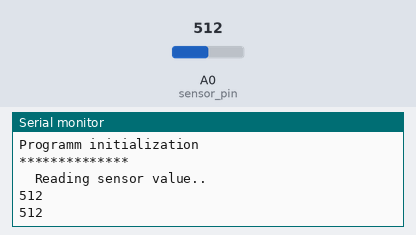
A sketch run on a simulated Arduino Uno, built with avr-gcc and run on an emulated ATmega328P. Shown: the last lines printed to the serial monitor. The inputs (shaded band) are chosen by the test bench; at power-on: A0 (sensor_pin) = 512.

Above: at 1.8 s.
1.9 s: A0 (sensor_pin) set to 716
At 3.0 s:
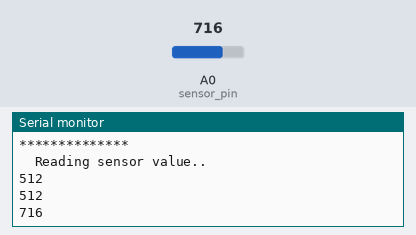
3.4 s: A0 (sensor_pin) set to 900
At 4.1 s:
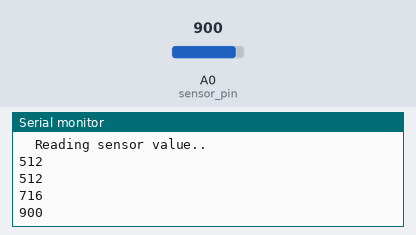
Timing chart, 0 to 6.4 s (numbered marks = the images above; inputs shaded):
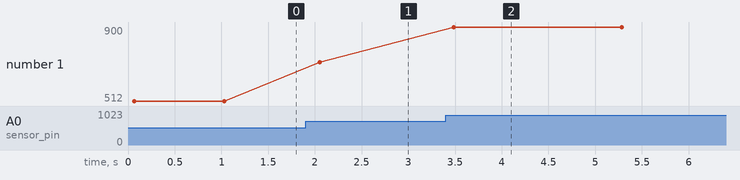

The sketch:

anag_serial.ino
```cpp
const int sensor_pin = A0, led_pin = 13;
int sensor_value = 0;

void setup(void)
{
    Serial.begin(9600);
    Serial.println("Programm initialization\n**************\n\tReading sensor value..");
}

void loop(void)
{
    sensor_value = analogRead(sensor_pin);
    Serial.println(sensor_value);
    digitalWrite(led_pin, HIGH);
    delay(sensor_value);
    digitalWrite(led_pin, LOW);
    delay(sensor_value);
}
```

Measured:
- after the input at 1.9 s, the serial monitor: prints a new line after 0.15 s (image 1)
- after the input at 3.4 s, the serial monitor: prints a new line after 0.09 s (image 2)
- plotted number 1: 512 → 716 after the input at 1.9 s, 716 → 900 after the input at 3.4 s
